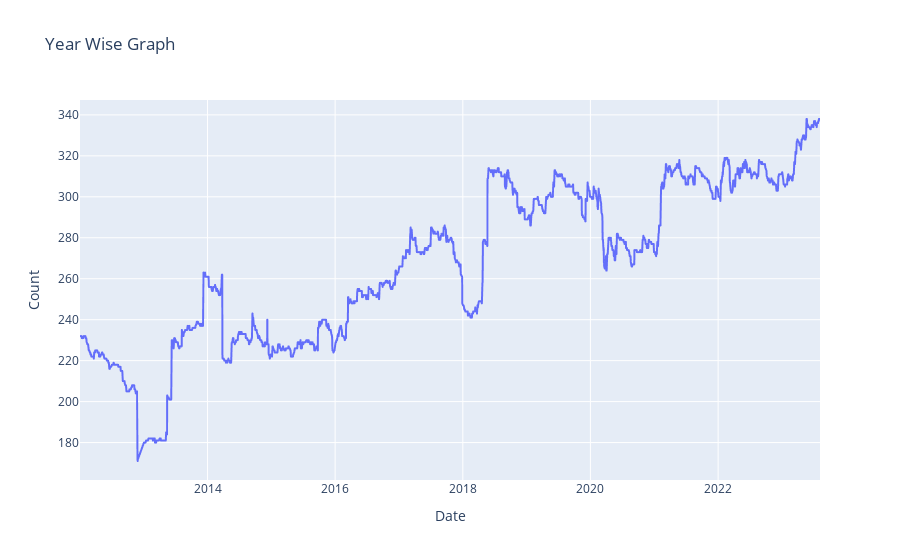
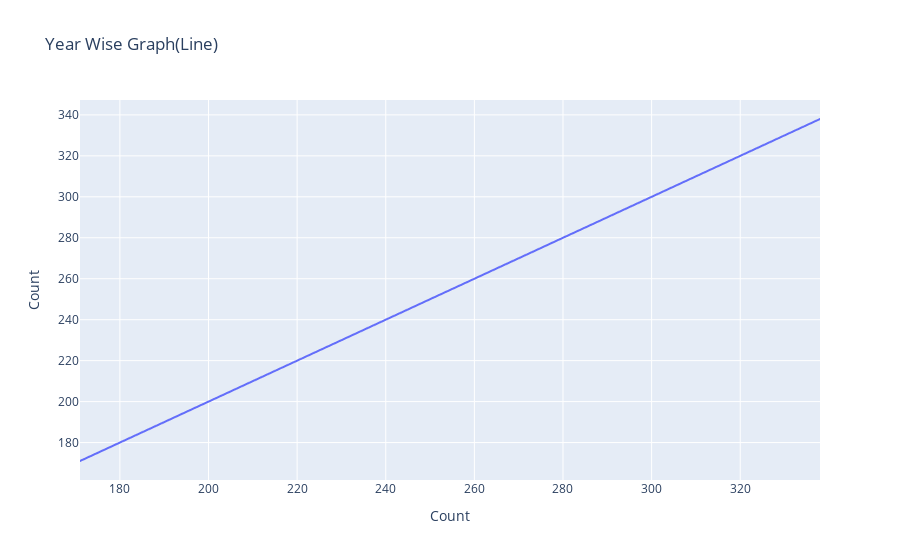

The code cell stored with these charts, in order, in its notebook:
### Code cell
import plotly.express as px
import pandas as pd


fig = px.line(df, x="Date", y="Count", title="Year Wise Graph") 
fig.show()

df = df.sort_values(by="Date")
fig = px.line(df, x="Count", y="Count", title="Year Wise Graph(Line)") 
fig.show()

### Figure 1 — Plotly figure (JSON) as saved in the notebook; plotly's stock layout.template omitted (floating-point values rounded to 4 significant figures; data arrays with more than 128 entries replaced by an {"elided": "..."} marker saying what was removed)
{"data": [{"hovertemplate": "Date=%{x}<br>Count=%{y}<extra></extra>", "legendgroup": "", "line": {"color": "#636efa", "dash": "solid"}, "marker": {"symbol": "circle"}, "mode": "lines", "name": "", "showlegend": false, "type": "scattergl", "x": {"elided": "2886 str values"}, "xaxis": "x", "y": {"elided": "2886 int values"}, "yaxis": "y"}], "layout": {"legend": {"tracegroupgap": 0}, "title": {"text": "Year Wise Graph"}, "xaxis": {"anchor": "y", "domain": [0, 1], "title": {"text": "Date"}}, "yaxis": {"anchor": "x", "domain": [0, 1], "title": {"text": "Count"}}}}

### Figure 2 — Plotly figure (JSON) as saved in the notebook; plotly's stock layout.template omitted (floating-point values rounded to 4 significant figures; data arrays with more than 128 entries replaced by an {"elided": "..."} marker saying what was removed)
{"data": [{"hovertemplate": "Count=%{y}<extra></extra>", "legendgroup": "", "line": {"color": "#636efa", "dash": "solid"}, "marker": {"symbol": "circle"}, "mode": "lines", "name": "", "showlegend": false, "type": "scattergl", "x": {"elided": "2886 int values"}, "xaxis": "x", "y": {"elided": "2886 int values"}, "yaxis": "y"}], "layout": {"legend": {"tracegroupgap": 0}, "title": {"text": "Year Wise Graph(Line)"}, "xaxis": {"anchor": "y", "domain": [0, 1], "title": {"text": "Count"}}, "yaxis": {"anchor": "x", "domain": [0, 1], "title": {"text": "Count"}}}}
